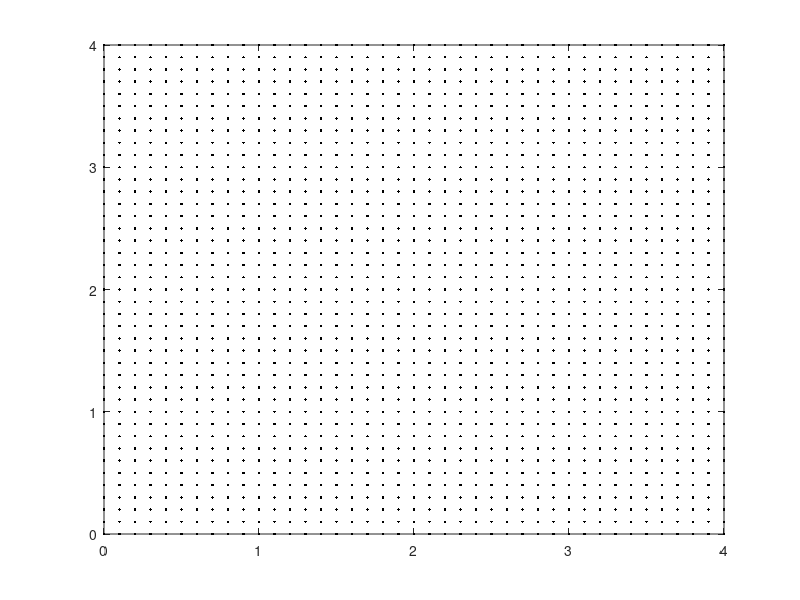

Reproduce this figure in MATLAB. (Note: this script raises an error after producing the figure.)
clc
close all
clear all


x = 0:.1:4;
y = 0:.1:4;

Act = zeros(length(x),length(y));
V = zeros(length(x),length(y));
V_new = zeros(length(x),length(y));

[xx,yy] = meshgrid(x,y);

figure;
plot(xx,yy,'k.')
hold on;
x_goal = 2;
y_goal = 2;


x_start = 0;
y_start = 0;

[i_x,i_y]= xy_to_indices(x_goal,y_goal);
ix_goal = i_x;
iy_goal = i_y;

i_do_nth = [i_x,i_y];

Act(i_x,i_y) = 100;
plot(x_goal,y_goal,'ro')

obs_locs = [1 2  1.3 3;
    .5 3  2.5 3.5;
    .5 .5  2.5 1;
    2.25 1  2.5 2.5;
    0.5 1.5  .8 2.5;
    ];


for i = 1:size(obs_locs,1)
    patch( [obs_locs(i,1) obs_locs(i,1)  obs_locs(i,3) obs_locs(i,3)  ], ...
        [obs_locs(i,2) obs_locs(i,4)  obs_locs(i,4) obs_locs(i,2)  ],'g' );
    
    [ix_obs_st,iy_obs_st]= xy_to_indices( obs_locs(i,1), obs_locs(i,2));
    [ix_obs_en,iy_obs_en]= xy_to_indices( obs_locs(i,3), obs_locs(i,4));
    
    Act(ix_obs_st:ix_obs_en,iy_obs_st:iy_obs_en) = -100;
end

value_iteration;